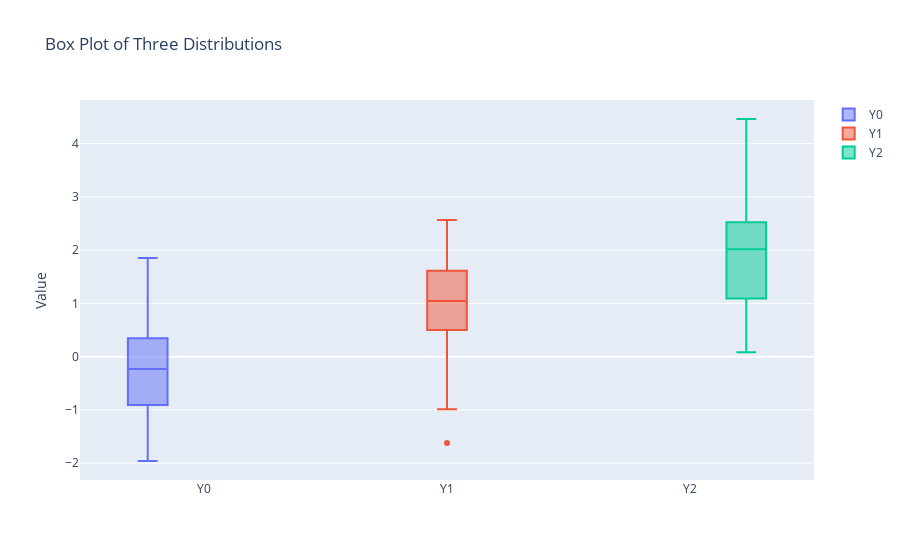

Notebook source saved alongside this figure:
### Code cell
import numpy as np
import plotly.graph_objects as go
from plotly.subplots import make_subplots

# Set random seed for reproducibility
np.random.seed(42)

# Generate data
y0 = np.random.randn(50)
y1 = np.random.randn(50) + 1 
y2 = np.random.randn(50) + 2

# Create figure
fig = go.Figure()

# Add box plots
fig.add_trace(go.Box(y=y0, name='Y0'))
fig.add_trace(go.Box(y=y1, name='Y1'))
fig.add_trace(go.Box(y=y2, name='Y2'))

# Update layout
fig.update_layout(
    title='Box Plot of Three Distributions',
    yaxis_title='Value',
    showlegend=True,
    boxmode='group'
)

# Show plot
fig.show()

### Figure 1 — Plotly figure (JSON) as saved in the notebook; plotly's stock layout.template omitted (floating-point values rounded to 4 significant figures)
{"data": [{"name": "Y0", "type": "box", "y": [0.4967, -0.1383, 0.6477, 1.523, -0.2342, -0.2341, 1.579, 0.7674, -0.4695, 0.5426, -0.4634, -0.4657, 0.242, -1.913, -1.725, -0.5623, -1.013, 0.3142, -0.908, -1.412, 1.466, -0.2258, 0.06753, -1.425, -0.5444, 0.1109, -1.151, 0.3757, -0.6006, -0.2917, -0.6017, 1.852, -0.0135, -1.058, 0.8225, -1.221, 0.2089, -1.96, -1.328, 0.1969, 0.7385, 0.1714, -0.1156, -0.3011, -1.479, -0.7198, -0.4606, 1.057, 0.3436, -1.763]}, {"name": "Y1", "type": "box", "y": [1.324, 0.6149, 0.3231, 1.612, 2.031, 1.931, 0.1608, 0.6908, 1.331, 1.976, 0.5208, 0.8143, -0.1063, -0.1962, 1.813, 2.356, 0.928, 2.004, 1.362, 0.3549, 1.361, 2.538, 0.9642, 2.565, -1.62, 1.822, 1.087, 0.701, 1.092, -0.9876, 0.7803, 1.357, 2.478, 0.4817, 0.1915, 0.4982, 1.915, 1.329, 0.4702, 1.513, 1.097, 1.969, 0.2979, 0.6723, 0.6079, -0.4635, 1.296, 1.261, 1.005, 0.7654]}, {"name": "Y2", "type": "box", "y": [0.5846, 1.579, 1.657, 1.198, 1.839, 2.404, 3.886, 2.175, 2.258, 1.926, 0.08123, 1.973, 2.06, 4.463, 1.808, 2.302, 1.965, 0.8313, 3.143, 2.752, 2.791, 1.091, 3.403, 0.5981, 2.587, 4.19, 1.009, 1.434, 2.1, 1.497, 0.4493, 2.069, 0.9377, 2.474, 1.081, 3.55, 1.217, 1.678, 2.814, 0.7691, 2.227, 3.307, 0.3925, 2.185, 2.26, 2.782, 0.763, 0.6795, 2.522, 2.297]}], "layout": {"boxmode": "group", "showlegend": true, "title": {"text": "Box Plot of Three Distributions"}, "yaxis": {"title": {"text": "Value"}}}}
